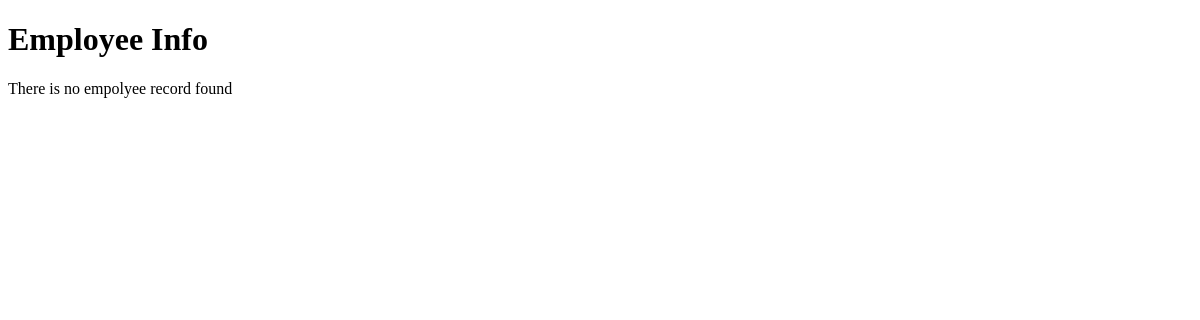
The app's page /testapp/employee, older data.
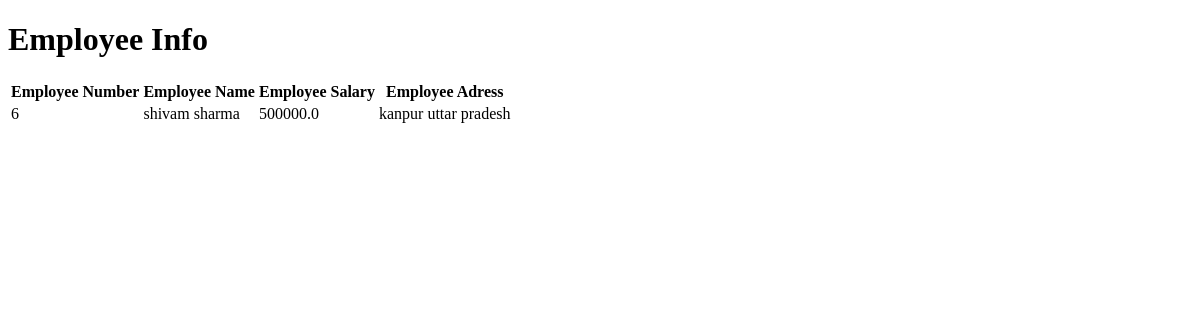
The same page, newer data.
### testapp/models.py (models this page shows, shortened)
class Employee(models.Model):
    eno = models.IntegerField()
    ename = models.CharField(max_length=30)
    esal = models.FloatField()
    eaddr = models.CharField(max_length=60)

### testapp/views.py (the view)
# urls.py: path('employee',views.employee_info_view),
def employee_info_view(request):
    employees=Employee.objects.all()
    data={'employees':employees}
    return render(request,'testapp/employees.html',data)

### templates/testapp/employees.html (shortened to what this page needs)
<!DOCTYPE html>
<html lang="en" dir="ltr">
  <head>
  </head>
  <body>
    <h1>Employee Info</h1>
    {% if employees %}
    <table>
      <thead>
        <th>Employee Number</th>
        <th>Employee Name</th>
        <th>Employee Salary</th>
        <th>Employee Adress</th>
      </thead>
      {% for emp in employees %}
      <tr>
        <td>{{emp.eno}}</td>
        <td>{{emp.ename}}</td>
        <td>{{emp.esal}}</td>
        <td>{{emp.eaddr}}</td>
      </tr>
      {% endfor %}
    </table>
    {% else %}
    <p>There is no empolyee record found</p>
    {% endif %}
  </body>
</html>

Row changes from the older to the newer data that the page shows:
added Employee: eno "6", ename "shivam sharma", esal "500000.0", eaddr "kanpur uttar pradesh"
Text that changed along with them:
text no longer shown: "There is no empolyee record found"
text now shown: "Employee Number Employee Name Employee Salary Employee Adress"
